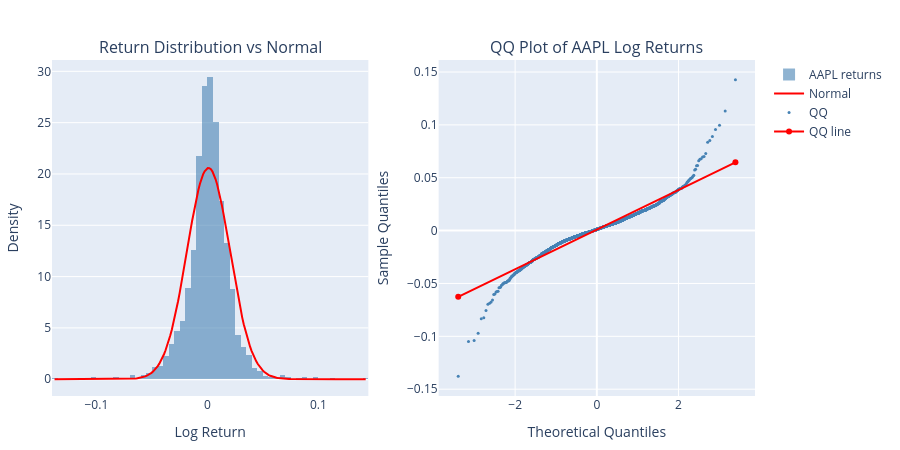

This figure's notebook cell:
### Code cell
# Return distribution: histogram vs normal + QQ plot
lr = apple['log_returns'].dropna()
mu, sigma = lr.mean(), lr.std()
x_range = np.linspace(lr.min(), lr.max(), 200)

# QQ data
(osm, osr), (slope, intercept, _) = stats.probplot(lr, dist='norm')
qq_line_x = np.array([osm[0], osm[-1]])
qq_line_y = intercept + slope * qq_line_x

fig = make_subplots(rows=1, cols=2,
    subplot_titles=['Return Distribution vs Normal', 'QQ Plot of AAPL Log Returns'])

fig.add_trace(go.Histogram(x=lr, nbinsx=70, histnorm='probability density',
    marker_color='steelblue', opacity=0.6, name='AAPL returns'), row=1, col=1)
fig.add_trace(go.Scatter(x=x_range, y=stats.norm.pdf(x_range, mu, sigma),
    line=dict(color='red', width=2), name='Normal'), row=1, col=1)

fig.add_trace(go.Scatter(x=osm, y=osr, mode='markers',
    marker=dict(color='steelblue', size=3), name='QQ'), row=1, col=2)
fig.add_trace(go.Scatter(x=qq_line_x, y=qq_line_y,
    line=dict(color='red'), name='QQ line'), row=1, col=2)

fig.update_xaxes(title_text='Log Return', row=1, col=1)
fig.update_yaxes(title_text='Density', row=1, col=1)
fig.update_xaxes(title_text='Theoretical Quantiles', row=1, col=2)
fig.update_yaxes(title_text='Sample Quantiles', row=1, col=2)
fig.update_layout(height=450, width=900, margin=dict(l=20,r=20,t=60,b=20))
fig.show()
print('The heavy tails indicate that ')

### Figure 1 — Plotly figure (JSON) as saved in the notebook; plotly's stock layout.template omitted (floating-point values rounded to 4 significant figures; data arrays with more than 128 entries replaced by an {"elided": "..."} marker saying what was removed)
{"data": [{"histnorm": "probability density", "marker": {"color": "steelblue"}, "name": "AAPL returns", "nbinsx": 70, "opacity": 0.6, "type": "histogram", "x": {"elided": "2009 float values"}, "xaxis": "x", "yaxis": "y"}, {"line": {"color": "red", "width": 2}, "name": "Normal", "type": "scatter", "x": {"elided": "200 float values"}, "xaxis": "x", "y": {"elided": "200 float values"}, "yaxis": "y"}, {"marker": {"color": "steelblue", "size": 3}, "mode": "markers", "name": "QQ", "type": "scatter", "x": {"elided": "2009 float values"}, "xaxis": "x2", "y": {"elided": "2009 float values"}, "yaxis": "y2"}, {"line": {"color": "red"}, "name": "QQ line", "type": "scatter", "x": [-3.394, 3.394], "xaxis": "x2", "y": [-0.06263, 0.06453], "yaxis": "y2"}], "layout": {"annotations": [{"font": {"size": 16}, "showarrow": false, "text": "Return Distribution vs Normal", "x": 0.225, "xanchor": "center", "xref": "paper", "y": 1, "yanchor": "bottom", "yref": "paper"}, {"font": {"size": 16}, "showarrow": false, "text": "QQ Plot of AAPL Log Returns", "x": 0.775, "xanchor": "center", "xref": "paper", "y": 1, "yanchor": "bottom", "yref": "paper"}], "height": 450, "margin": {"b": 20, "l": 20, "r": 20, "t": 60}, "width": 900, "xaxis": {"anchor": "y", "domain": [0, 0.45], "title": {"text": "Log Return"}}, "xaxis2": {"anchor": "y2", "domain": [0.55, 1], "title": {"text": "Theoretical Quantiles"}}, "yaxis": {"anchor": "x", "domain": [0, 1], "title": {"text": "Density"}}, "yaxis2": {"anchor": "x2", "domain": [0, 1], "title": {"text": "Sample Quantiles"}}}}
